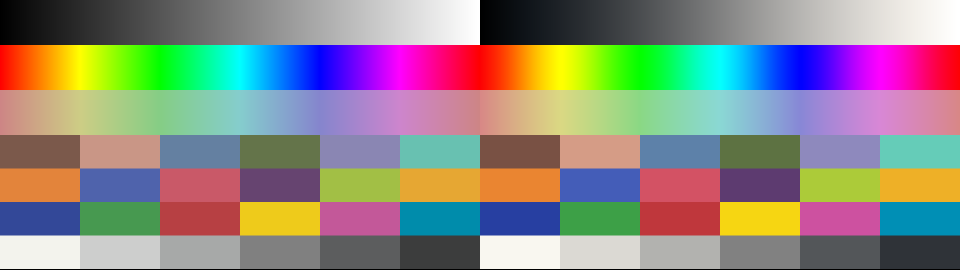
#> input picture labo/couleur/avant_apres.png, 960 x 270 px
$ python stats_image.py avant_apres.png
#> lines starting #> are read from the running program, lines starting #| are printed output that depends on the picture; after the words box and inside, x2 and y2 are one past the last pixel; in counts of white or black regions, pixels touching at a corner belong together
### labo/couleur/oklab.py
# Oklab / OkLCh depuis du Rec.709 encodé (gamma 2.4) et retour. Matrices de Björn Ottosson (primaires sRGB = Rec.709).
import numpy as np
M1 = np.array([[0.4122214708,0.5363325363,0.0514459929],[0.2119034982,0.6806995451,0.1073969566],[0.0883024619,0.2817188376,0.6299787005]])
M2 = np.array([[0.2104542553,0.7936177850,-0.0040720468],[1.9779984951,-2.4285922050,0.4505937099],[0.0259040371,0.7827717662,-0.8086757660]])
def vers_lch(rgb, g=2.4):
#> called with g = 2.4
    lin = np.clip(rgb,0,1)**g; lms = np.cbrt(lin@M1.T); lab = lms@M2.T
#> after `lab = lms @ M2.T`:
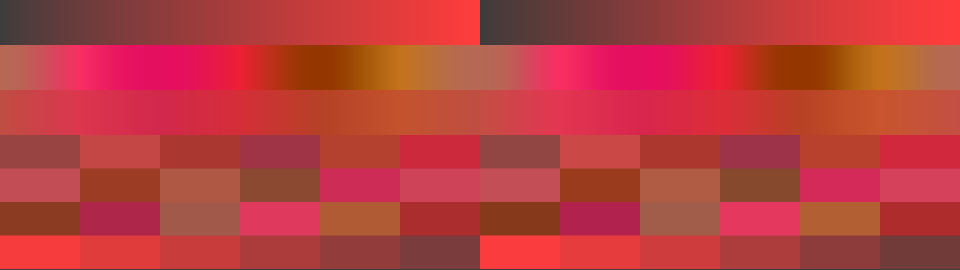
#> lab: shape (270, 960, 3) float64; mean R, G, B 0.642, 0.00731, 0.00628; drawn with min black and max white
    L, a, b = lab[...,0], lab[...,1], lab[...,2]
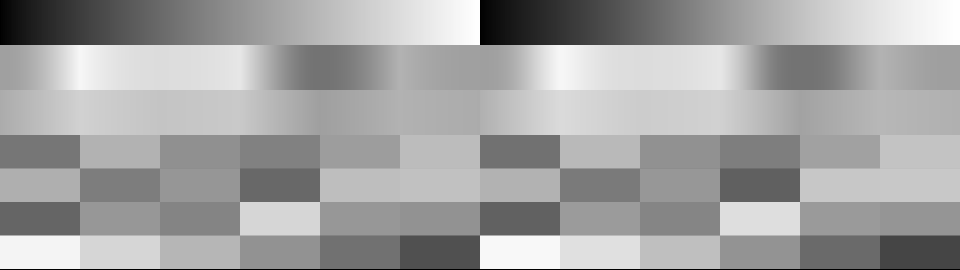
#> L: shape (270, 960) float64; min 0, max 1, mean 0.642
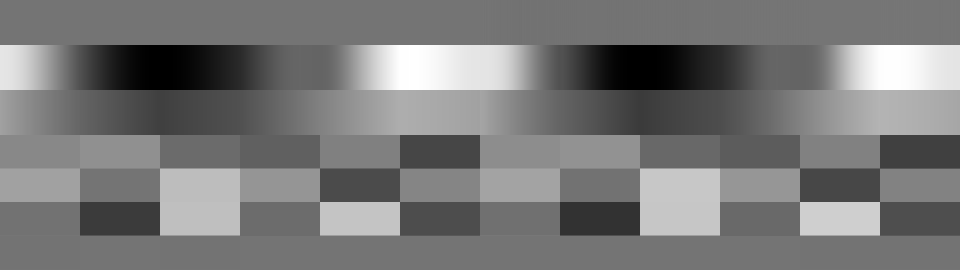
#> a: shape (270, 960) float64; min -0.234, max 0.276, mean 0.00731; drawn with min black and max white
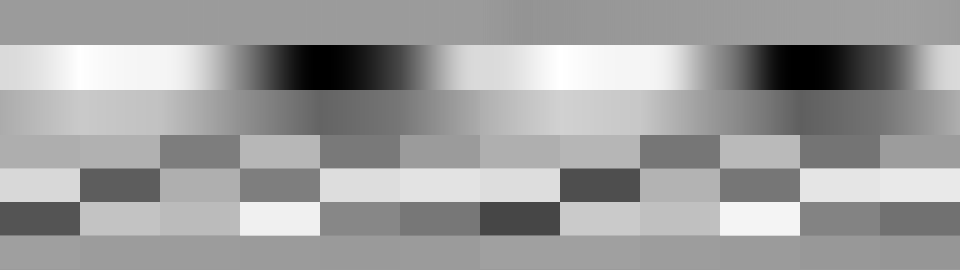
#> b: shape (270, 960) float64; min -0.312, max 0.199, mean 0.00628; drawn with min black and max white
    return L, np.hypot(a,b), (np.degrees(np.arctan2(b,a)) % 360)
# [4 lines left out: function depuis_lch, not called in this run]

### labo/couleur/stats_image.py
# stats_image.py IMG... : luma p2/p50/p98, part >= 250, chroma moyen OkLCh, teinte dominante des tons moyens
import sys, numpy as np
from PIL import Image
sys.path.insert(0, "/Volumes/SSD FAST/Montage-IA/labo/couleur"); from oklab import vers_lch
for f in sys.argv[1:]:
    im = np.asarray(Image.open(f).convert("RGB")).astype(np.float64) / 255
    y = (im @ [0.2126, 0.7152, 0.0722]) * 255; L, C, h = vers_lch(im)
#> after `L, C, h = vers_lch(im)`:
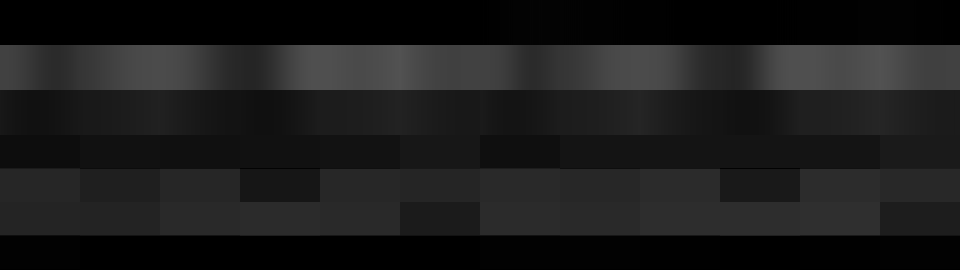
#> C: shape (270, 960) float64; min 0, max 0.322, mean 0.107
#> after `L, C, h = vers_lch(im)`:
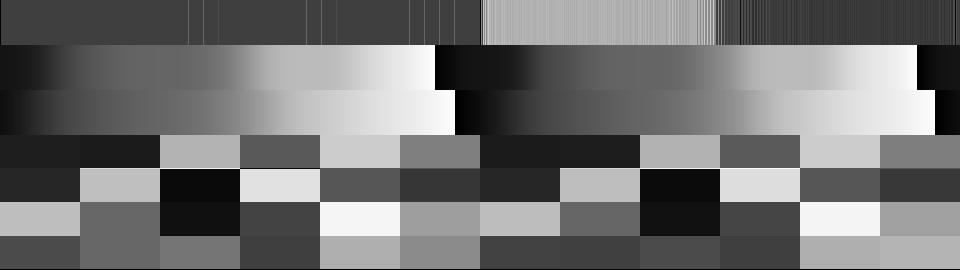
#> h: shape (270, 960) float64; min 0, max 359.7, mean 161; drawn with min black and max white
    m = (L > 0.35) & (L < 0.7); a = (C[m] * np.cos(np.radians(h[m]))).mean(); b = (C[m] * np.sin(np.radians(h[m]))).mean()
#> after `m = (L > 0.35) & (L < 0.7)`:
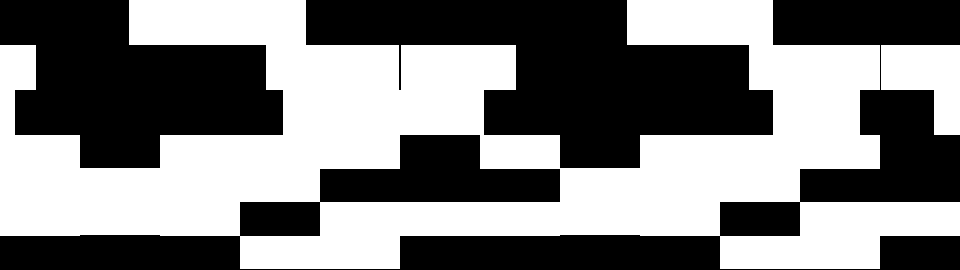
#> m: shape (270, 960) bool; 50% white; 2 white regions, box (x1, y1, x2, y2) and area: (0, 0, 960, 269) 124845, (881, 45, 960, 135) 4725
#> after `a = (C[m] * np.cos(np.radians(h[m]))).mean()`: a = 0.0468
#> after `b = (C[m] * np.sin(np.radians(h[m]))).mean()`: b = -0.0384
    print(f"{f.split('/')[-1][:40]:40s} p2 {np.percentile(y,2):5.0f} p50 {np.percentile(y,50):5.0f} p98 {np.percentile(y,98):5.0f} brule {np.mean(y>=250)*100:4.1f}% chroma {C.mean():.3f} moyens {np.degrees(np.arctan2(b,a))%360:4.0f}° {np.hypot(a,b):.3f}")
#| avant_apres.png                          p2    20 p50   143 p98   244 brule  0.5% chroma 0.107 moyens  321° 0.061
